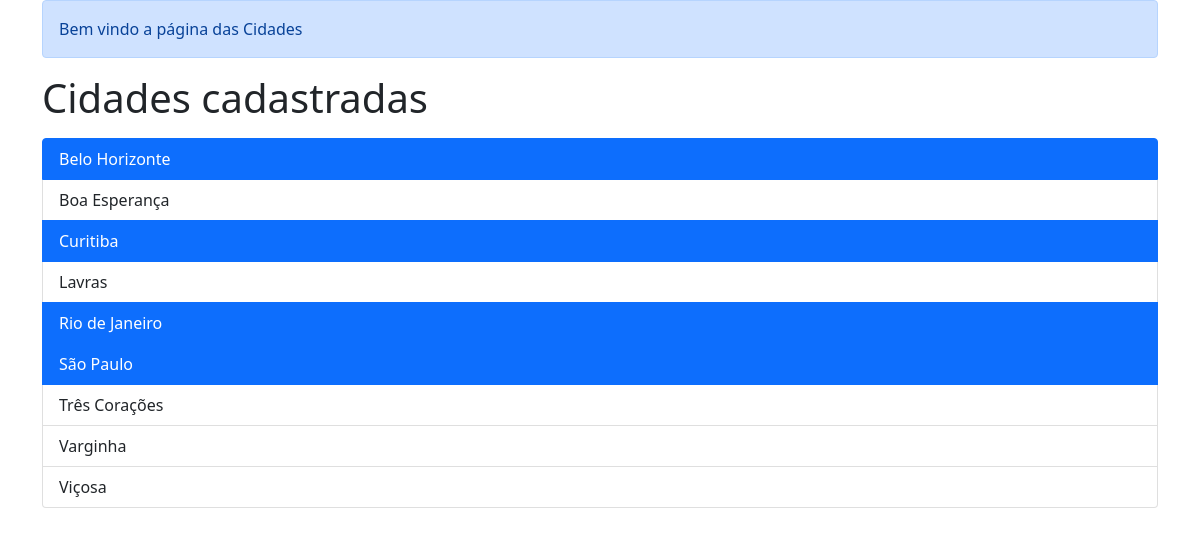
The app's page /, older data.
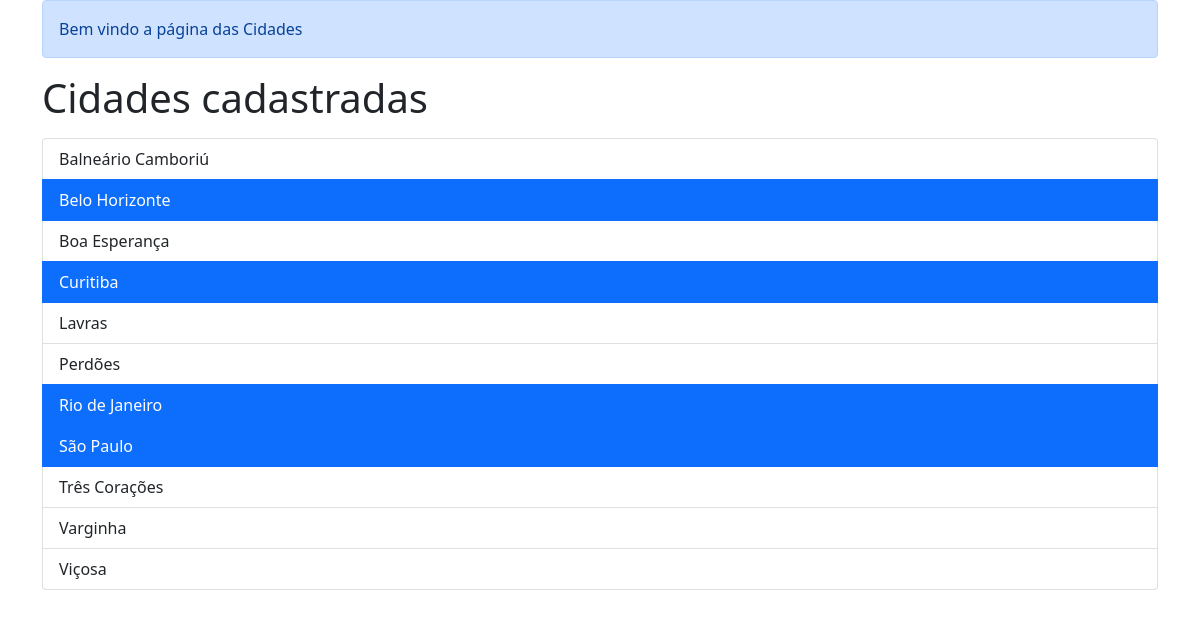
The same page, newer data.
### cadastros/models.py (models this page shows, shortened)
class Cidade(models.Model):
    estado = models.ForeignKey(Estado, on_delete=models.PROTECT, null=True, blank=False)
    nome = models.CharField(max_length=100, unique=True)
    capital = models.BooleanField(default=False, help_text=" Marcar se a cidade for capital.")
    class Meta:
        verbose_name = 'Cidade'
        verbose_name_plural = 'Cidades'

### cadastros/views.py (the view)
# urls.py: path('', CidadeList.as_view(), name='cidades-list'),
class CidadeList(CidadesBaseView):
    queryset = Cidade.objects.all().order_by('nome')
    context_object_name = 'cidades'
    template_name = 'cadastros/lista_cidades.html'

### cadastros/views.py (called while the page is built)
    def get_context_data(self, **kwargs):
        context = super().get_context_data(**kwargs)
        context['titulo'] = 'Cidades'
        return context

### cadastros/templates/cadastros/lista_cidades.html (shortened to what this page needs)
{% extends 'base.html' %}
{% block conteudo %}
<h1>Cidades cadastradas</h1>
    <ul class="list-group">
        {% for cidade in cidades %}
        <a class="list-group-item{% if cidade.capital %} active {% endif %}" href="{% url 'cidades-detalhe' cidade.id%}">{{cidade.nome}}</a>
        {% endfor %}
    </ul>
{% endblock %}

Row changes from the older to the newer data that the page shows:
added Cidade: nome "Balneário Camboriú"
added Cidade: nome "Perdões"
